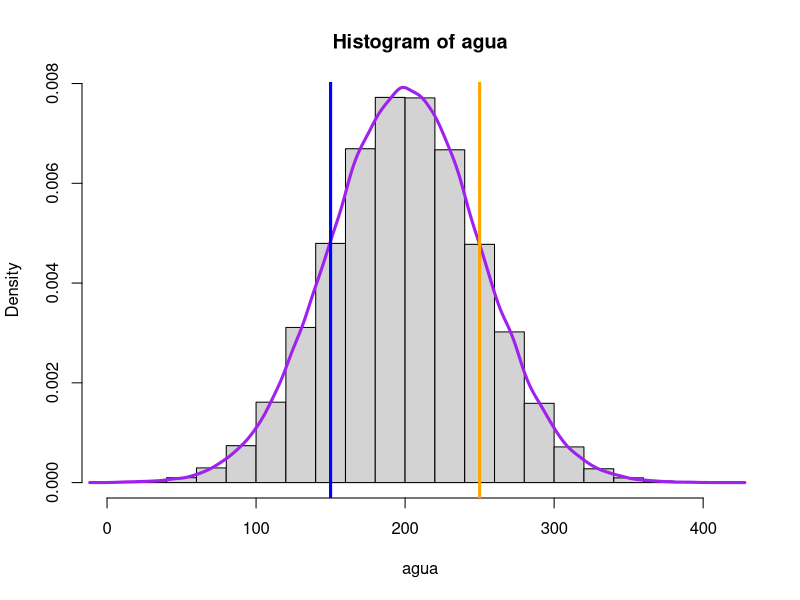
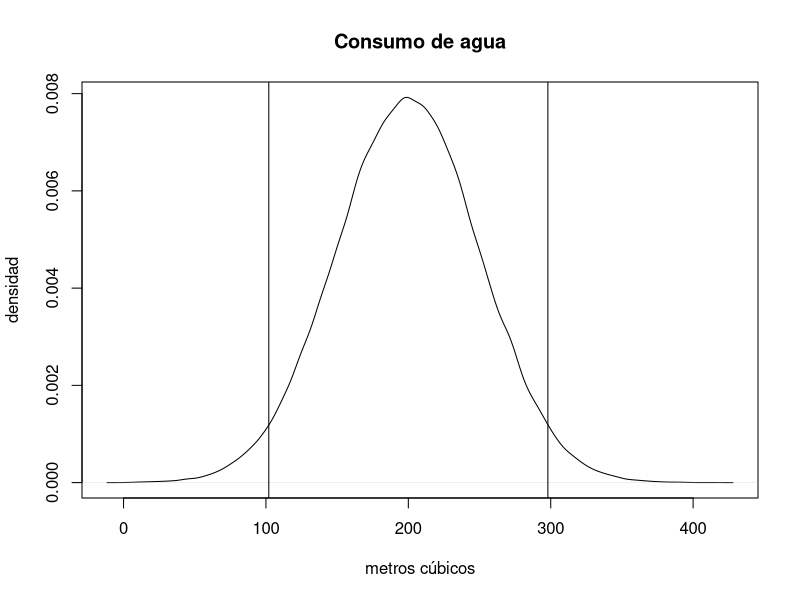

Recreate these plots in R, in order.
#Clase 17JUN
rnorm(2)
#simulación de eso
agua<-rnorm(100000, mean=200, sd=50)
hist(agua, freq = F)
aguaD<-density(agua)
lines(aguaD, col="purple", lwd=3)
abline(v=250, col="orange", lwd=3)
abline(v=150, col="blue", lwd=3)

plot(aguaD, main = "Consumo de agua", xlab = "metros cúbicos", ylab = "densidad")
abline(v=qnorm(0.025, 200, 50))
abline(v=qnorm(0.975, 200, 50))
#no siempre las muestras van a ser así de grandes entonces no vamos a obtener siempre así histogramas bonitos y asuich

#cual será la probabilidad del área antes de la línea, saber que porcentaje son
pnorm(150, mean=200, sd=50)
#ahí nos dice que el 15.86% de los consumidores usan menos de 150 m3 de agua
#ahora para ver lo del otro lado de la cola, es usando lower.tail=F
pnorm(250,mean=200, sd=50, lower.tail=F)
#es exactamente igual, casi el 16% usan más de 250 m3 de agua
#esto se puede para cualquier distribución de probabilidad

z<-1.44
#encontrar la probabilidad de que z sea más grande que ?
v<-pnorm(1.44,lower.tail=F)
v
p<-2*v
p
#entonces la probabilidad de obtener una z tan grande como la que obtuvimos es casi del 15%, concluimos que es plausible que la hipótesis nula sea verdadera, no hay evidencia para rechazarla
v1<-pnorm(2.42,lower.tail=F)
v1
#como el valor de p en este caos es menor que 0.05 entonces la hipótesis nula si se rechaza alv y ya 
